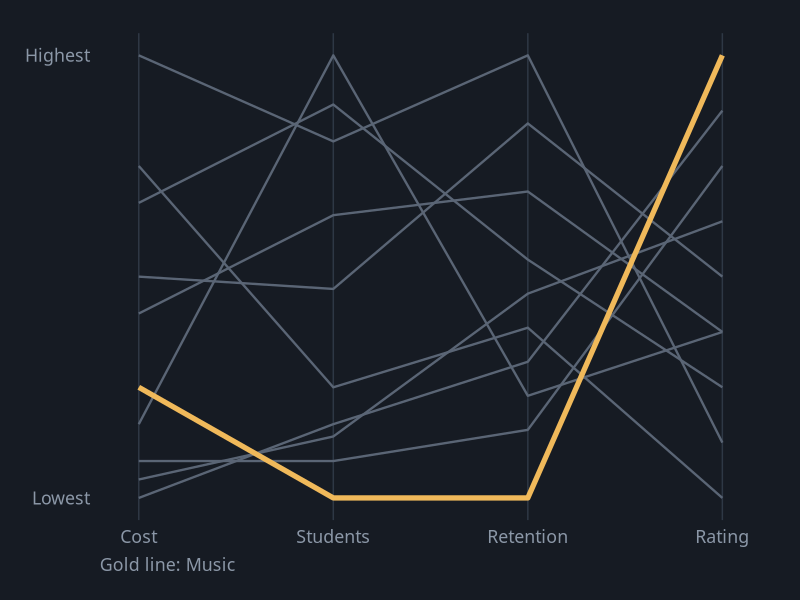
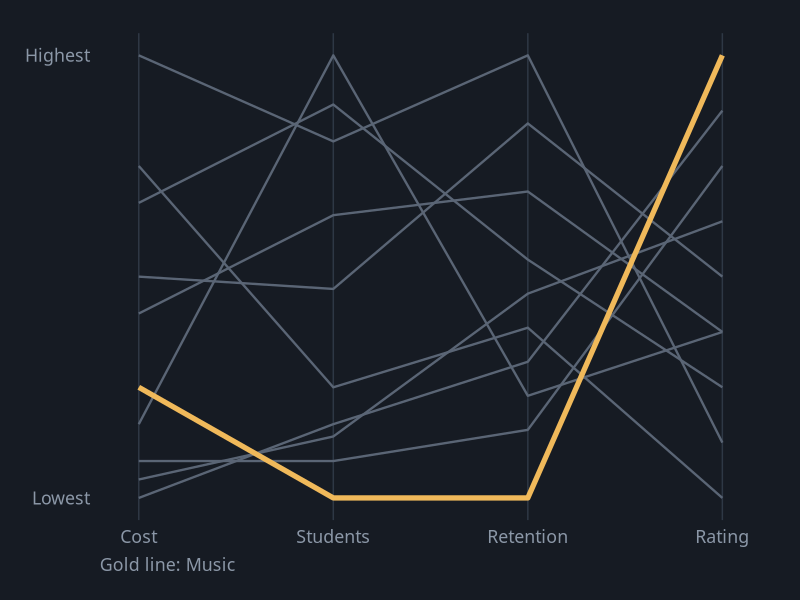

The R source for these figures, in order:
# Parallel Coordinates
# Question: How do programs compare across cost, size, retention, and rating?
# Put this script and parallel.csv in the same folder, then in RStudio choose
# Session > Set Working Directory > To Source File Location.

library(tidyverse)

# ---- Gallery look: dark background, soft gray text ----
font <- "IBM Plex Sans"   # use "sans" if IBM Plex Sans is not installed
ink  <- "#8B97A7"

theme_gallery <- function() {
  theme_minimal(base_size = 16, base_family = font) +
    theme(
      plot.background  = element_rect(fill = "#161B23", color = NA),
      panel.grid       = element_line(color = "#222A34"),
      panel.grid.minor = element_blank(),
      text             = element_text(color = ink),
      axis.text        = element_text(color = ink),
      legend.position  = "top",
      legend.title     = element_blank(),
      plot.margin      = margin(24, 28, 18, 18)
    )
}

highlight <- "Music"

df <- read_csv("parallel.csv", show_col_types = FALSE)

# Reshape to one row per program per measure, then scale each measure 0 to 1
long <- df |>
  pivot_longer(-program, names_to = "measure", values_to = "value") |>
  group_by(measure) |>
  mutate(scaled = (value - min(value)) / (max(value) - min(value))) |>
  ungroup() |>
  mutate(measure = factor(measure, levels = names(df)[-1]))

p <- ggplot(long, aes(x = measure, y = scaled, group = program)) +
  geom_vline(xintercept = 1:4, color = "#2E3845") +
  geom_line(data = filter(long, program != highlight), color = "#5A6575", linewidth = 0.8) +
  geom_line(data = filter(long, program == highlight), color = "#F0B95A", linewidth = 1.8) +
  scale_x_discrete(labels = c("Cost", "Students", "Retention", "Rating"),
                   expand = expansion(add = 0.2)) +
  scale_y_continuous(breaks = c(0, 1), labels = c("Lowest", "Highest")) +
  labs(x = NULL, y = NULL, caption = paste("Gold line:", highlight)) +
  theme_gallery() +
  theme(panel.grid = element_blank(),
        plot.caption = element_text(color = ink, hjust = 0))

ggsave("parallel.png", p, width = 9, height = 6, dpi = 200)
p
